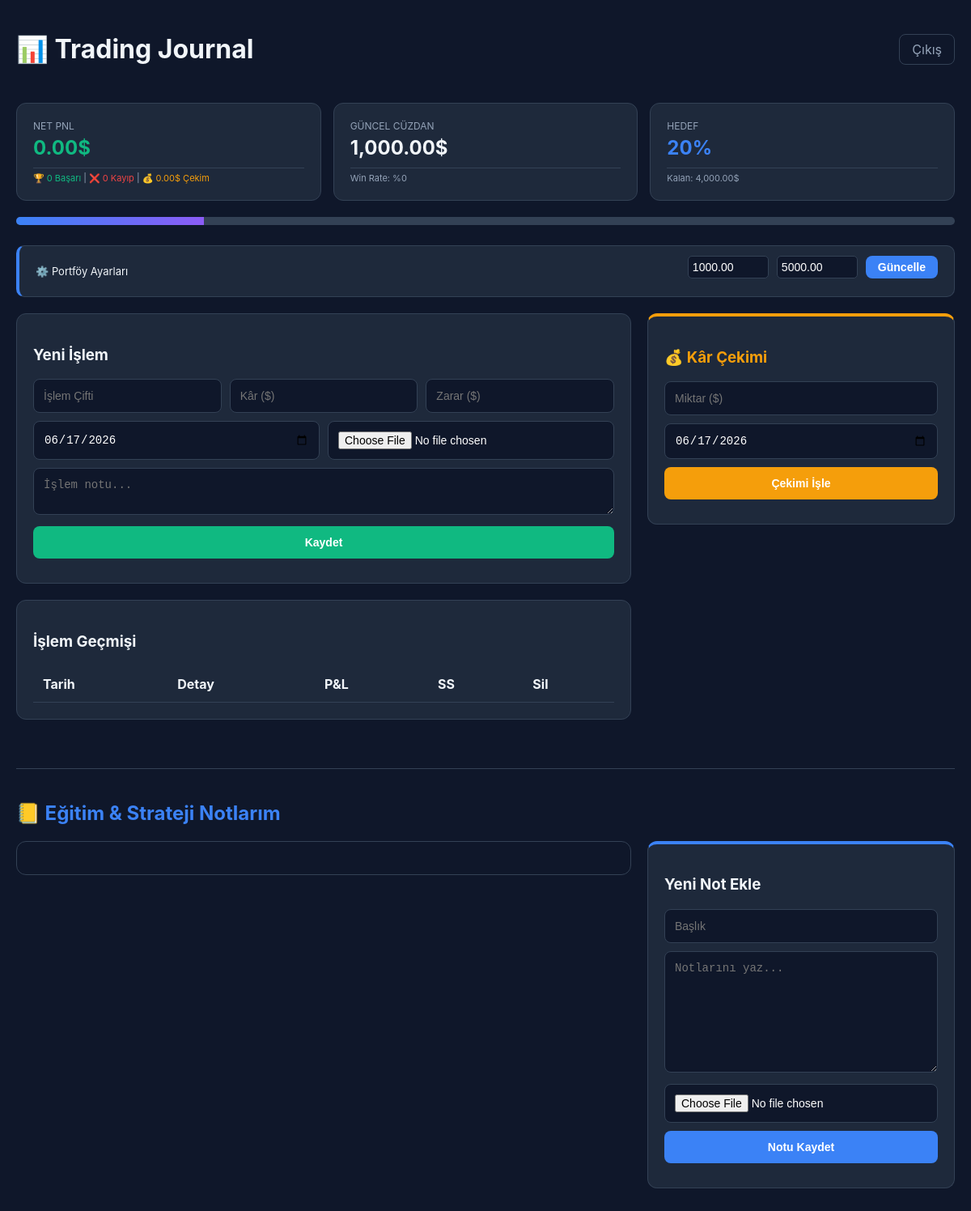
The app's page / (signed in) with its own data.
### tables this page shows
CREATE TABLE ayarlar (
    id INT PRIMARY KEY,
    toplam_cuzdan DECIMAL(10,2) NOT NULL,
    birikim_hedefi DECIMAL(10,2) NOT NULL
);

### index.php (the view, shortened to what this page needs)
<?php
include 'db.php';
$ayarlar = $db->query("SELECT * FROM ayarlar WHERE id=1")->fetch(PDO::FETCH_ASSOC);
$toplam_kazanc = 0; $toplam_zarar = 0;
$karli_islem_sayisi = 0; $zararli_islem_sayisi = 0;
$toplam_cekim = 0;
$net_kar_zarar = $toplam_kazanc - $toplam_zarar;
$guncel_cuzdan = ($ayarlar['toplam_cuzdan'] + $net_kar_zarar) - $toplam_cekim;
$hedef_yuzde = ($ayarlar['birikim_hedefi'] > 0) ? ($guncel_cuzdan / $ayarlar['birikim_hedefi']) * 100 : 0;
$win_rate = ($karli_islem_sayisi + $zararli_islem_sayisi > 0) ? ($karli_islem_sayisi / ($karli_islem_sayisi + $zararli_islem_sayisi)) * 100 : 0;
?>
<!DOCTYPE html>
<html lang="tr">
<head>
</head>
<body>
    <div class="container">
        <div class="header"><h1>📊 Trading Journal</h1><a href="logout.php" class="logout">Çıkış</a></div>
        <div class="stats-grid">
            <div class="stat-card">
                <div class="stat-label">Net PNL</div>
                <div class="stat-value <?php echo $net_kar_zarar >= 0 ? 'profit' : 'loss'; ?>"><?php echo number_format($net_kar_zarar, 2); ?>$</div>
                <div class="score-box">
                    🏆 <span class="profit"><?php echo $karli_islem_sayisi; ?> Başarı</span> |
                    ❌ <span class="loss"><?php echo $zararli_islem_sayisi; ?> Kayıp</span> |
                    💰 <span class="withdraw-color"><?php echo number_format($toplam_cekim, 2); ?>$ Çekim</span>
                </div>
            </div>
            <div class="stat-card">
                <div class="stat-label">Güncel Cüzdan</div>
                <div class="stat-value"><?php echo number_format($guncel_cuzdan, 2); ?>$</div>
                <div class="score-box">Win Rate: %<?php echo round($win_rate, 1); ?></div>
            </div>
            <div class="stat-card">
                <div class="stat-label">Hedef</div>
                <div class="stat-value" style="color:#3b82f6"><?php echo round($hedef_yuzde, 1); ?>%</div>
                <div class="score-box">Kalan: <?php echo number_format($ayarlar['birikim_hedefi'] - $guncel_cuzdan, 2); ?>$</div>
            </div>
        </div>
        <div class="progress-container"><div class="progress-bar" style="width: <?php echo min($hedef_yuzde, 100); ?>%"></div></div>
        <div class="minimal-settings">
            <span>⚙️ Portföy Ayarları</span>
            <form action="ayarlar_guncelle.php" method="POST">
                <input type="number" step="0.01" name="toplam_cuzdan" value="<?php echo $ayarlar['toplam_cuzdan']; ?>">
                <input type="number" step="0.01" name="birikim_hedefi" value="<?php echo $ayarlar['birikim_hedefi']; ?>">
                <button type="submit" style="background:#3b82f6; width:auto; padding:5px 15px;">Güncelle</button>
            </form>
        </div>
        <div class="main-grid">
            <div class="left-col">
                <div class="card">
                    <h3>Yeni İşlem</h3>
                    <form action="ekle.php" method="POST" enctype="multipart/form-data">
                        <div style="display:grid; grid-template-columns: 1fr 1fr 1fr; gap:10px;">
                            <input type="text" name="islem_adi" placeholder="İşlem Çifti" required>
                            <input type="number" step="0.01" name="kazanc" id="kazanc" placeholder="Kâr ($)" oninput="checkFields('kazanc')">
                            <input type="number" step="0.01" name="zarar" id="zarar" placeholder="Zarar ($)" oninput="checkFields('zarar')">
                        </div>
                        <div style="display:grid; grid-template-columns: 1fr 1fr; gap:10px;"><input type="date" name="tarih" value="<?php echo date('Y-m-d'); ?>" required><input type="file" name="resim"></div>
                        <textarea name="aciklama" placeholder="İşlem notu..."></textarea>
                        <button type="submit" style="background:#10b981">Kaydet</button>
                    </form>
                </div>
                <div class="card">
                    <h3>İşlem Geçmişi</h3>
                    <table>
                        <thead><tr><th>Tarih</th><th>Detay</th><th>P&L</th><th>SS</th><th>Sil</th></tr></thead>
                    </table>
                </div>
            </div>
            <div class="right-col">
                <div class="card" style="border-top: 4px solid #f59e0b;">
                    <h3 style="color:#f59e0b">💰 Kâr Çekimi</h3>
                    <form action="cekim_ekle.php" method="POST">
                        <input type="number" step="0.01" name="miktar" placeholder="Miktar ($)" required>
                        <input type="date" name="tarih" value="<?php echo date('Y-m-d'); ?>" required>
                        <button type="submit" style="background:#f59e0b">Çekimi İşle</button>
                    </form>
                </div>
            </div>
        </div>
        <hr id="notlar" style="border:0; border-top:1px solid #334155; margin:40px 0;">
        <h2 style="color:#3b82f6;">📒 Eğitim & Strateji Notlarım</h2>
        <div class="main-grid">
            <div class="left-col">
                <div class="card" style="background:#0f172a;">
                </div>
            </div>
            <div class="right-col">
                <div class="card" style="border-top: 4px solid #3b82f6;">
                    <h3>Yeni Not Ekle</h3>
                    <form action="not_ekle.php" method="POST" enctype="multipart/form-data">
                        <input type="text" name="baslik" placeholder="Başlık" required>
                        <textarea name="not_icerik" style="height:150px;" placeholder="Notlarını yaz..."></textarea>
                        <input type="file" name="not_resim">
                        <button type="submit" style="background:#3b82f6">Notu Kaydet</button>
                    </form>
                </div>
            </div>
        </div>
    </div>
</body>
</html>

### index.php (style rules this page uses)
body { font-family: 'Inter', sans-serif; background: #0f172a; color: #f1f5f9; margin: 0; padding: 20px; }
.container { max-width: 1200px; margin: auto; }
.header { display: flex; justify-content: space-between; align-items: center; margin-bottom: 25px; }
.stats-grid { display: grid; grid-template-columns: repeat(3, 1fr); gap: 15px; margin-bottom: 20px; }
.stat-card { background: #1e293b; padding: 20px; border-radius: 12px; border: 1px solid #334155; }
.stat-label { color: #94a3b8; font-size: 12px; text-transform: uppercase; }
.stat-value { font-size: 24px; font-weight: 700; margin-top: 5px; }
.score-box { font-size: 11px; margin-top: 10px; color: #94a3b8; border-top: 1px solid #334155; padding-top: 5px; }
.profit { color: #10b981; }
.loss { color: #ef4444; }
.withdraw-color { color: #f59e0b; }
.minimal-settings { background: #1e293b; padding: 12px 20px; border-radius: 10px; border: 1px solid #334155; margin-bottom: 20px; display: flex; align-items: center; justify-content: space-between; font-size: 13px; border-left: 4px solid #3b82f6; }
.minimal-settings form { display: flex; gap: 10px; }
.minimal-settings input { background: #0f172a; border: 1px solid #334155; color: white; padding: 5px; border-radius: 5px; width: 100px; }
.progress-container { background: #334155; border-radius: 10px; height: 10px; margin-bottom: 25px; overflow: hidden; }
.progress-bar { background: linear-gradient(90deg, #3b82f6, #8b5cf6); height: 100%; transition: width 0.6s; }
.main-grid { display: grid; grid-template-columns: 2fr 1fr; gap: 20px; }
.card { background: #1e293b; padding: 20px; border-radius: 12px; border: 1px solid #334155; margin-bottom: 20px; }
input, textarea, button { background: #0f172a; border: 1px solid #334155; color: white; padding: 12px; border-radius: 8px; font-size: 14px; margin-bottom: 10px; width: 100%; box-sizing: border-box; }
button { cursor: pointer; border: none; font-weight: bold; }
table { width: 100%; border-collapse: collapse; }
th, td { padding: 12px; text-align: left; border-bottom: 1px solid #334155; }
.logout { color: #94a3b8; text-decoration: none; border: 1px solid #334155; padding: 8px 15px; border-radius: 8px; }

### records on screen
ayarlar: toplam_cuzdan "1,000.00", hedef_yuzde "20", $ayarlar['birikim_hedefi'] - $guncel_cuzdan "4,000.00", toplam_cuzdan "1000.00", birikim_hedefi "5000.00"

### other values on screen
$net_kar_zarar "0.00"
$karli_islem_sayisi "0"
$zararli_islem_sayisi "0"
$toplam_cekim "0.00"
$win_rate "0"
